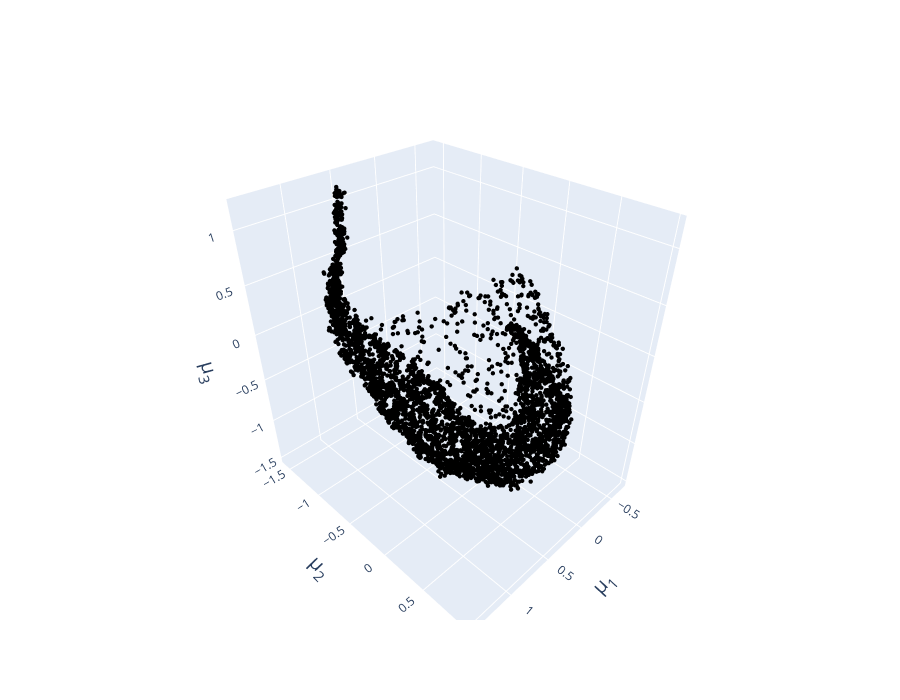

The notebook cell saved with this chart:
### Code cell
fig2 = go.Figure(data=[go.Scatter3d(
    name='training images',
    x=Z_data_sample[:,0],
    y=Z_data_sample[:,1],
    z=Z_data_sample[:,2], 
    mode='markers',
    marker=dict(
        size=1.5, color='black',symbol='circle')
)])

fig2.update_layout(
    width=900,
    height=700,
    scene_xaxis_title_text='\u03BC<sub>1</sub>',
    scene_yaxis_title_text="\u03BC<sub>2</sub>",
    scene_zaxis_title_text="\u03BC<sub>3</sub>",

    legend=dict(
        yanchor="top",
        y=0.99,
        xanchor="left",
        x=0.17,
        font_size=16
    ),
    scene_xaxis = dict(tickfont=dict(size=12),
                title_font_size=20),
    scene_yaxis = dict(tickfont=dict(size=12),
                title_font_size=20),
    scene_zaxis = dict(tickfont=dict(size=12),
                title_font_size=20),
)

fig2.show()

### Figure 1 — Plotly figure (JSON) as saved in the notebook; plotly's stock layout.template omitted (floating-point values rounded to 4 significant figures; data arrays with more than 128 entries replaced by an {"elided": "..."} marker saying what was removed)
{"data": [{"marker": {"color": "black", "size": 1.5, "symbol": "circle"}, "mode": "markers", "name": "training images", "type": "scatter3d", "x": {"elided": "4499 float values"}, "y": {"elided": "4499 float values"}, "z": {"elided": "4499 float values"}}], "layout": {"height": 700, "legend": {"font": {"size": 16}, "x": 0.17, "xanchor": "left", "y": 0.99, "yanchor": "top"}, "scene": {"xaxis": {"tickfont": {"size": 12}, "title": {"font": {"size": 20}, "text": "μ<sub>1</sub>"}}, "yaxis": {"tickfont": {"size": 12}, "title": {"font": {"size": 20}, "text": "μ<sub>2</sub>"}}, "zaxis": {"tickfont": {"size": 12}, "title": {"font": {"size": 20}, "text": "μ<sub>3</sub>"}}}, "width": 900}}
